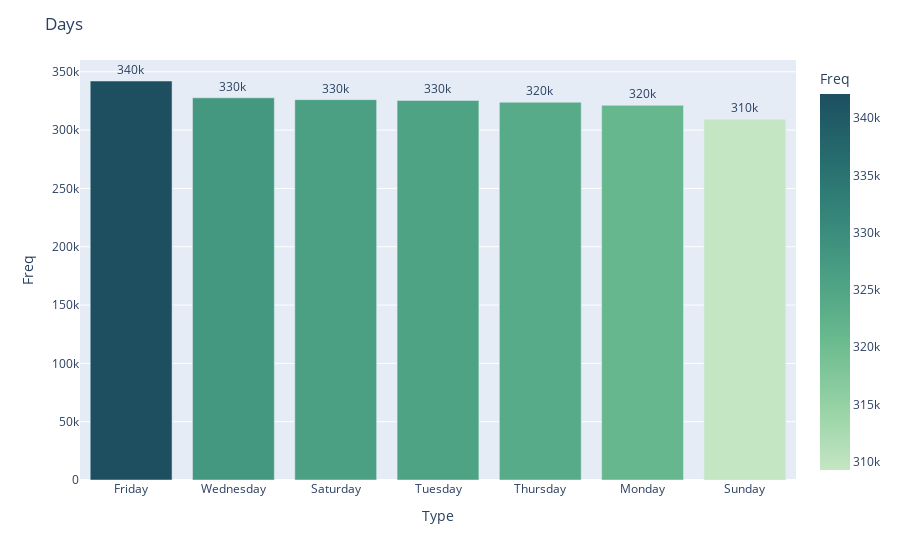

Notebook source saved alongside this figure:
### Markdown cell above
**Observation**: The rate of crime droppped drops the most during winter

### Code cell
# Daily crime trend 
plot_counts1(c_crime_df["Day"], "Days")

### Figure 1 — Plotly figure (JSON) as saved in the notebook; plotly's stock layout.template omitted (floating-point values rounded to 4 significant figures)
{"data": [{"alignmentgroup": "True", "hovertemplate": "Type=%{x}<br>Freq=%{marker.color}<extra></extra>", "legendgroup": "", "marker": {"color": [342109, 327674, 326139, 325467, 323885, 321298, 309264], "coloraxis": "coloraxis", "pattern": {"shape": ""}}, "name": "", "offsetgroup": "", "orientation": "v", "showlegend": false, "text": [342109, 327674, 326139, 325467, 323885, 321298, 309264], "textposition": "outside", "texttemplate": "%{text:.2s}", "type": "bar", "x": ["Friday", "Wednesday", "Saturday", "Tuesday", "Thursday", "Monday", "Sunday"], "xaxis": "x", "y": [342109, 327674, 326139, 325467, 323885, 321298, 309264], "yaxis": "y"}], "layout": {"barmode": "relative", "coloraxis": {"colorbar": {"title": {"text": "Freq"}}, "colorscale": [[0, "rgb(196, 230, 195)"], [0.1667, "rgb(150, 210, 164)"], [0.3333, "rgb(109, 188, 144)"], [0.5, "rgb(77, 162, 132)"], [0.6667, "rgb(54, 135, 122)"], [0.8333, "rgb(38, 107, 110)"], [1, "rgb(29, 79, 96)"]]}, "legend": {"tracegroupgap": 0}, "margin": {"t": 60}, "title": {"text": "Days"}, "uniformtext": {"minsize": 8, "mode": "hide"}, "xaxis": {"anchor": "y", "domain": [0, 1], "title": {"text": "Type"}}, "yaxis": {"anchor": "x", "domain": [0, 1], "title": {"text": "Freq"}}}}
